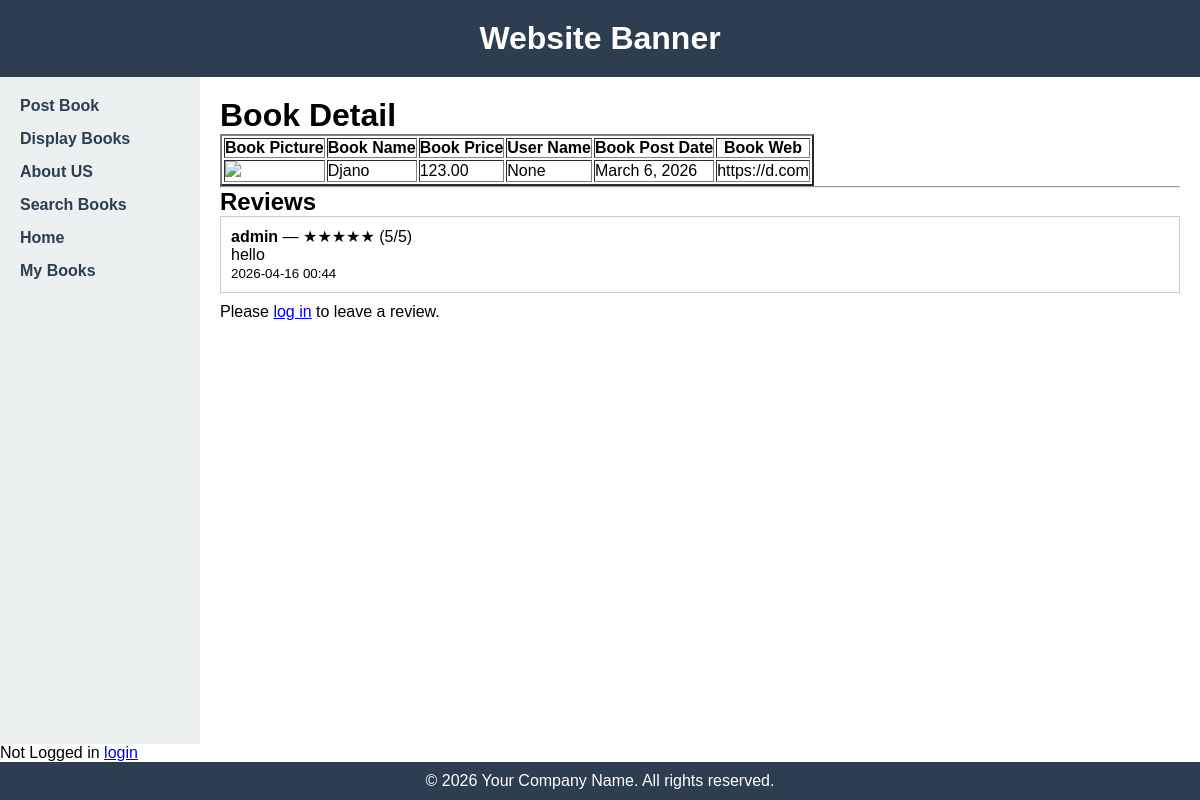
Page /book_detail/1 on the committed database.
### bookMng/models.py (models this page shows, shortened)
class MainMenu(models.Model):
    item = models.CharField(max_length=300, unique=True)
    link = models.CharField(max_length=300, unique=True)

class Book(models.Model):
    name = models.CharField(max_length=200)
    web = models.URLField(max_length=300)
    price = models.DecimalField(decimal_places=2, max_digits=8)
    publishdate = models.DateField(auto_now=True)
    picture = models.FileField(upload_to='bookEx/static/uploads')
    pic_path = models.CharField(max_length=300, editable=False, blank=True)
    username = models.ForeignKey(User, blank=True, null=True, on_delete=models.CASCADE)

class BookReview(models.Model):
    book = models.ForeignKey(Book, on_delete=models.CASCADE, related_name="reviews")
    user = models.ForeignKey(
        settings.AUTH_USER_MODEL,
        on_delete=models.CASCADE,
        related_name="book_reviews",
    )
    rating = models.PositiveSmallIntegerField(
        validators=[MinValueValidator(1), MaxValueValidator(5)]
    )
    comment = models.TextField()
    created_at = models.DateTimeField(auto_now_add=True)
    updated_at = models.DateTimeField(auto_now=True)
    class Meta:
        ordering = ["-created_at"]
        constraints = [
            models.UniqueConstraint(
                fields=["book", "user"],
                name="unique_review_per_user_per_book",
            )
        ]

### bookMng/views.py (the view)
# urls.py: path('book_detail/<int:book_id>', views.book_detail, name='book_detail'),
def book_detail(request, book_id):
    book = get_object_or_404(Book, id=book_id)
    book.pic_path = book.picture.url[14:]
    reviews = BookReview.objects.filter(book=book).order_by("-created_at")
    if request.user.is_authenticated:
        user_review = BookReview.objects.filter(book=book, user=request.user).first()
    else:
        user_review = None
    form = BookReviewForm(instance=user_review)
    return render(request,
                  'bookMng/book_detail.html',
                  {
                      'item_list': MainMenu.objects.all(),
                      'book': book,
                      'reviews': reviews,
                      'user_review': user_review,
                      'form': form,
                  })

### bookEx/templates/bookMng/book_detail.html (shortened to what this page needs)
{% extends "base.html" %}
{% load static %}
{% block sidenav %}
   {% for item in item_list %}
      <li>
        <a href="{{ item.link }}">  {{ item.item }} </a>
      </li>
   {% endfor %}
{% endblock sidenav %}
{% block content %}
   <h1>Book Detail</h1>
   <table border="2" >
      <tr>
          <th>
              Book Picture
          </th>
          <th>
              Book Name
          </th>
          <th>
              Book Price
          </th>
          <th>
              User Name
          </th>
          <th>
              Book Post Date
          </th>
          <th>
              Book Web
          </th>
      </tr>
       <tr>
           <td>
           <img src="{% static book.pic_path %}" width="100" />
         </td>
         <td>
            {{ book.name }}
         </td>
         <td>
            {{ book.price }}
         </td>
          <td>
            {{ book.username }}
         </td>
           <td>
            {{ book.publishdate }}
         </td>
           <td>
               {{ book.web }}
           </td>
      </tr>
   </table>
   <hr>
   <h2>Reviews</h2>
   {% if reviews %}
      {% for review in reviews %}
         <div style="border: 1px solid #ccc; padding: 10px; margin-bottom: 10px;">
            <strong>{{ review.user.username }}</strong>
            &mdash;
            {% with review.rating as r %}
               {% if r == 1 %}★☆☆☆☆
               {% elif r == 2 %}★★☆☆☆
               {% elif r == 3 %}★★★☆☆
               {% elif r == 4 %}★★★★☆
               {% else %}★★★★★
               {% endif %}
            {% endwith %}
            ({{ review.rating }}/5)
            <br>
            <p>{{ review.comment }}</p>
            <small>{{ review.created_at|date:"Y-m-d H:i" }}</small>
         </div>
      {% endfor %}
   {% else %}
      <p>No reviews yet.</p>
   {% endif %}
   {% if user.is_authenticated %}
      <h3>{% if user_review %}Edit Your Review{% else %}Leave a Review{% endif %}</h3>
      <form action="{% url 'submit_review' book.id %}" method="post">
         {% csrf_token %}
         {{ form.as_p }}
         <button type="submit">{% if user_review %}Update Review{% else %}Submit Review{% endif %}</button>
      </form>
   {% else %}
      <p>Please <a href="{% url 'login' %}?next={{ request.path }}">log in</a> to leave a review.</p>
   {% endif %}
{% endblock content %}

### bookEx/static/main.css (style rules this page uses)
* { margin: 0; padding: 0; box-sizing: border-box; }
body { font-family: Arial, sans-serif; min-height: 100vh; display: flex; flex-direction: column; }
.sidebar li { margin-bottom: 15px; }
.sidebar a { text-decoration: none; color: #2c3e50; font-weight: bold; }

### rows in the picture
MainMenu: item "Post Book"
MainMenu: item "Display Books"
MainMenu: item "About US"
MainMenu: item "Search Books"
MainMenu: item "Home"
MainMenu: item "My Books"
Book: name "Djano", price "123.00", username "None", publishdate "March 6, 2026", web "https://d.com"
BookReview: user.username "admin", rating "5", comment "hello", created_at "2026-04-16 00:44"
